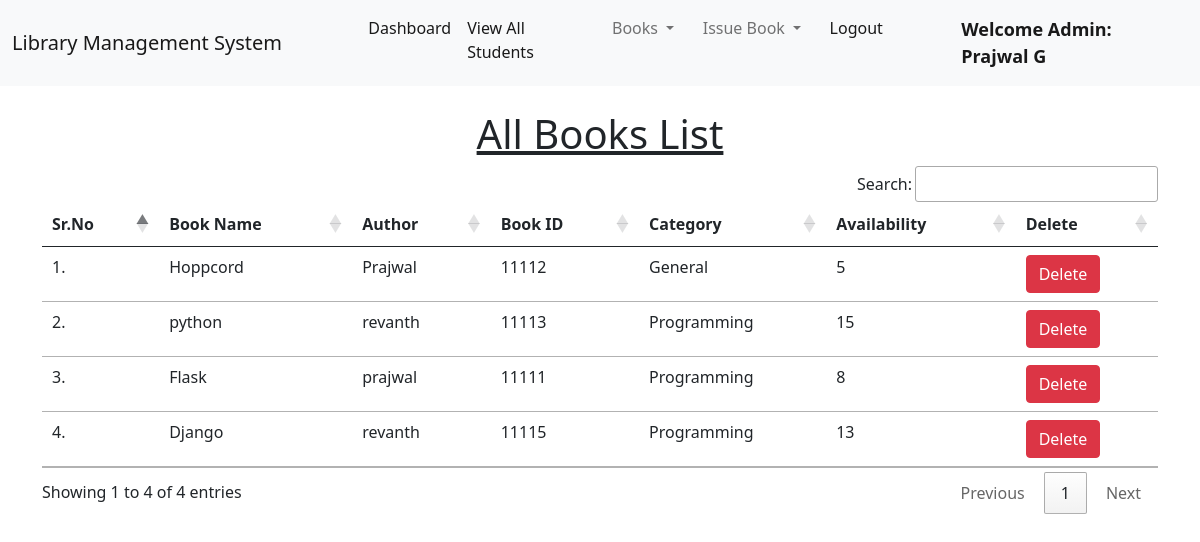
/view_books_admin/ (signed in), run on an earlier commit of the app's database.
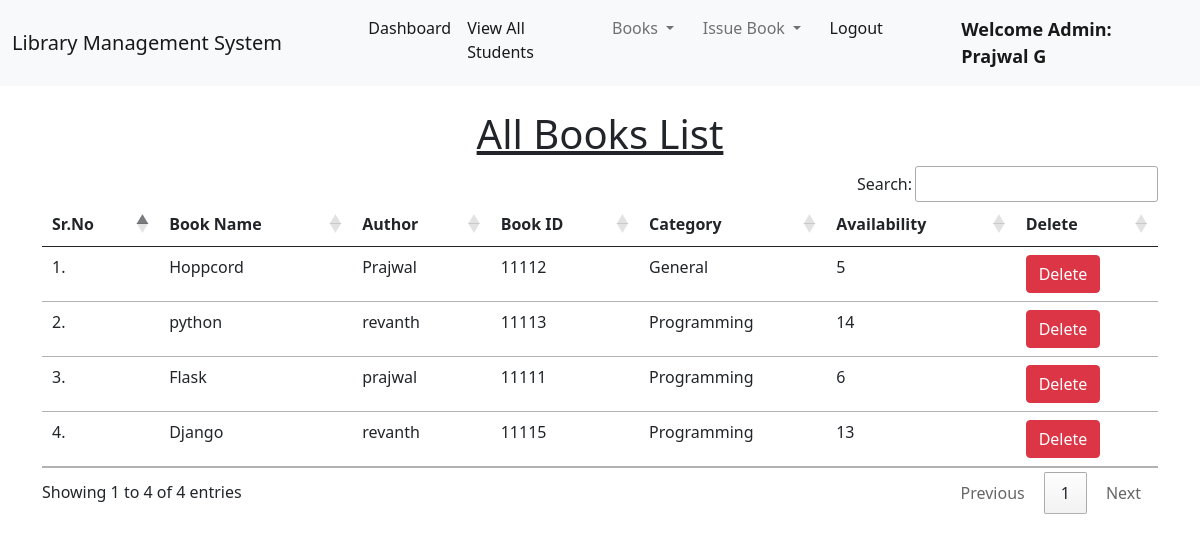
And on a later commit of the database.
### base/models.py (models this page shows, shortened)
class Book(models.Model):
    name = models.CharField(max_length=200)
    author = models.CharField(max_length=200)
    book_id = models.PositiveIntegerField()
    category = models.CharField(max_length=50)
    availability = models.IntegerField(default=0)

### base/views.py (the view)
# urls.py: path("view_books_admin/", views.view_books_admin, name="view_books_admin"),
@login_required(login_url = '/admin_login')
def view_books_admin(request):
    books = Book.objects.all()
    return render(request, "view_books_admin.html", {'books':books})

### base/templates/view_books_admin.html (shortened to what this page needs)
{% extends 'admin_navbar.html' %}
{% load static %}
{% block body %}
<div class="container mt-4">
    <h1 class="text-center"><u>All Books List</u></h1>
    <table class="table table-hover" id="example">
        <thead>
            <tr>
                <th>Sr.No</th>
                <th>Book Name</th>
                <th>Author</th>
                <th>Book ID</th>
                <th>Category</th>
                <th>Availability</th>
                <th>Delete</th>
            </tr>
        </thead>
        <tbody>
            {% for book in books %}
            <tr>
                <td>{{forloop.counter}}.</td>
                <td>{{book.name}}</td>
                <td>{{book.author}}</td>
                <td>{{book.book_id}}</td>
                <td>{{book.category}}</td>
                <td>{{book.availability}}</td>
                <td><a href="/delete_book/{{book.id}}/" class="btn btn-danger" onclick="return confirm('Are you sure you want to delete this book? Are all the books retrieved from students?')">Delete</a></td>
            </tr>
            {% endfor %}
        </tbody>
    </table>
    </div>
{% endblock %}

What changed in the data, as far as the page shows it:
changed Book "python": availability "15" → "14"
changed Book "Flask": availability "8" → "6"
